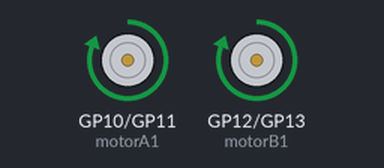
Simulated run of this program. Board: Raspberry Pi Pico running MicroPython. On the bench: motor-driver pin pairs drawn as motors (green arrow = first pin HIGH = forward, orange = second pin HIGH = backward, longer = more drive).

Above: at 1.0 s.
At 3.0 s:
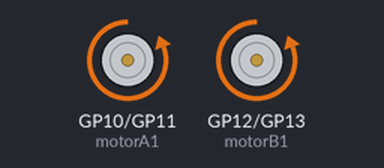
At 5.0 s:
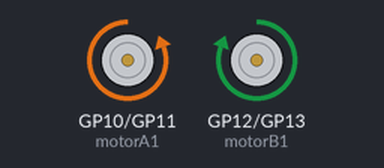
At 7.0 s:
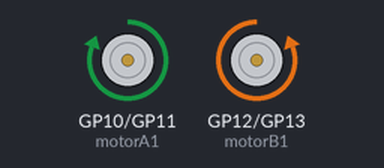
Timing chart, 0 to 11.7 s (numbered marks = the images above):
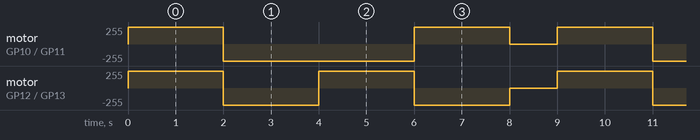

The program:

car.py
```python
from machine import Pin
from utime import sleep

MotorPinA_1A = 10
MotorPinA_1B = 11
MotorPinB_1A = 12
MotorPinB_1B = 13

def setup():
    global motorA1
    global motorA2
    global motorB1
    global motorB2
    motorA1 = Pin(MotorPinA_1A,Pin.OUT)
    motorA2 = Pin(MotorPinA_1B,Pin.OUT)
    motorB1 = Pin(MotorPinB_1A,Pin.OUT)
    motorB2 = Pin(MotorPinB_1B,Pin.OUT)

def motor(A1,A2,B1,B2):
    motorA1.value(A1)
    motorA2.value(A2)
    motorB1.value(B1)
    motorB2.value(B2)

def loop():
    while True:
        motor(1,0,1,0)
        sleep(2)
        motor(0,1,0,1)
        sleep(2)
        motor(0,1,1,0)
        sleep(2)
        motor(1,0,0,1)
        sleep(2)
        motor(0,0,0,0)
        sleep(1)

if __name__ == '__main__':
    setup()
    loop()
```

Measured:
- by itself, motor on GP10 (motorA1) / GP11 (motorA2): repeats every 9.0 s: backward 255/255 4.0 s, forward 255/255 2.0 s, stopped 1.0 s, forward 255/255 2.0 s
- by itself, motor on GP12 (motorB1) / GP13 (motorB2): repeats every 9.0 s: backward 255/255 2.0 s, forward 255/255 2.0 s, backward 255/255 2.0 s, stopped 1.0 s, forward 255/255 2.0 s
